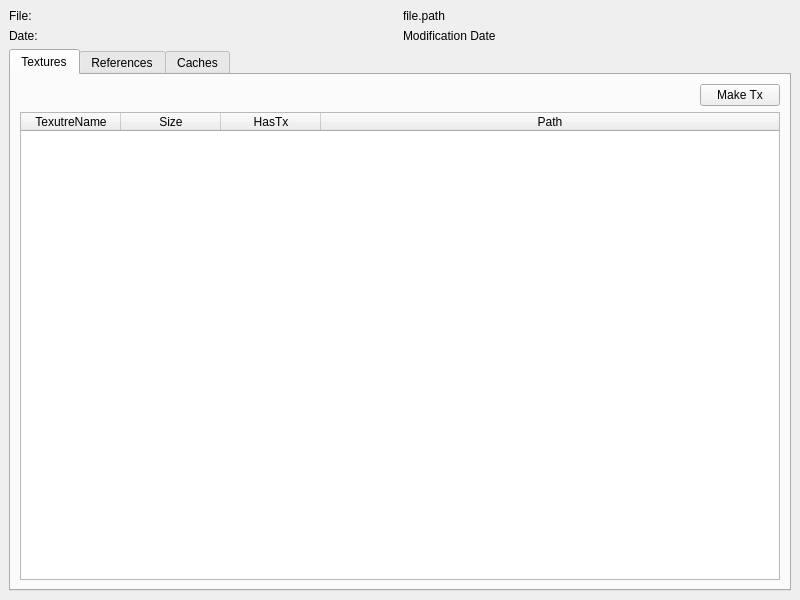
<?xml version="1.0" encoding="UTF-8"?>
<ui version="4.0">
 <class>MainWindow</class>
 <widget class="QMainWindow" name="MainWindow">
  <property name="geometry">
   <rect>
    <x>0</x>
    <y>0</y>
    <width>800</width>
    <height>600</height>
   </rect>
  </property>
  <property name="windowTitle">
   <string>File Properties</string>
  </property>
  <widget class="QWidget" name="centralwidget">
   <layout class="QVBoxLayout" name="verticalLayout_2">
    <item>
     <layout class="QVBoxLayout" name="verticalLayout">
      <item>
       <layout class="QHBoxLayout" name="horizontalLayout">
        <item>
         <widget class="QLabel" name="label">
          <property name="text">
           <string>File:</string>
          </property>
         </widget>
        </item>
        <item>
         <widget class="QLabel" name="filepath_la">
          <property name="text">
           <string>file.path</string>
          </property>
         </widget>
        </item>
       </layout>
      </item>
      <item>
       <layout class="QHBoxLayout" name="horizontalLayout_2">
        <item>
         <widget class="QLabel" name="label_3">
          <property name="text">
           <string>Date:</string>
          </property>
         </widget>
        </item>
        <item>
         <widget class="QLabel" name="filedate_la">
          <property name="text">
           <string>Modification Date</string>
          </property>
         </widget>
        </item>
       </layout>
      </item>
     </layout>
    </item>
    <item>
     <widget class="QTabWidget" name="tabWidget">
      <property name="currentIndex">
       <number>0</number>
      </property>
      <widget class="QWidget" name="tab">
       <attribute name="title">
        <string>Textures</string>
       </attribute>
       <layout class="QVBoxLayout" name="verticalLayout_3">
        <item>
         <layout class="QHBoxLayout" name="horizontalLayout_4">
          <item>
           <spacer name="horizontalSpacer">
            <property name="orientation">
             <enum>Qt::Horizontal</enum>
            </property>
            <property name="sizeHint" stdset="0">
             <size>
              <width>40</width>
              <height>20</height>
             </size>
            </property>
           </spacer>
          </item>
          <item>
           <widget class="QPushButton" name="makeTx_btn">
            <property name="text">
             <string>Make Tx</string>
            </property>
           </widget>
          </item>
         </layout>
        </item>
        <item>
         <widget class="QTableWidget" name="textures_tw">
          <attribute name="horizontalHeaderStretchLastSection">
           <bool>true</bool>
          </attribute>
          <column>
           <property name="text">
            <string>TexutreName</string>
           </property>
          </column>
          <column>
           <property name="text">
            <string>Size</string>
           </property>
          </column>
          <column>
           <property name="text">
            <string>HasTx</string>
           </property>
          </column>
          <column>
           <property name="text">
            <string>Path</string>
           </property>
          </column>
         </widget>
        </item>
       </layout>
      </widget>
      <widget class="QWidget" name="tab_2">
       <attribute name="title">
        <string>References</string>
       </attribute>
       <layout class="QHBoxLayout" name="horizontalLayout_3">
        <item>
         <widget class="QTableWidget" name="assets_tw">
          <attribute name="horizontalHeaderStretchLastSection">
           <bool>true</bool>
          </attribute>
          <column>
           <property name="text">
            <string>Name</string>
           </property>
          </column>
          <column>
           <property name="text">
            <string>Path</string>
           </property>
          </column>
         </widget>
        </item>
       </layout>
      </widget>
      <widget class="QWidget" name="tab_3">
       <attribute name="title">
        <string>Caches</string>
       </attribute>
       <layout class="QVBoxLayout" name="verticalLayout_4">
        <item>
         <widget class="QTableWidget" name="caches_tw">
          <attribute name="horizontalHeaderStretchLastSection">
           <bool>true</bool>
          </attribute>
          <column>
           <property name="text">
            <string>Name</string>
           </property>
          </column>
          <column>
           <property name="text">
            <string>Size</string>
           </property>
          </column>
          <column>
           <property name="text">
            <string>Path</string>
           </property>
          </column>
         </widget>
        </item>
       </layout>
      </widget>
     </widget>
    </item>
   </layout>
  </widget>
 </widget>
 <resources/>
 <connections/>
</ui>
